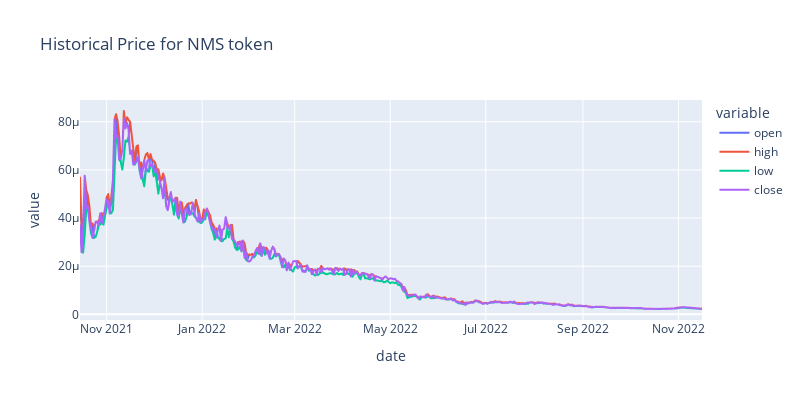

Notebook cell for this chart:
### Code cell
fig1 = px.line(nms_price_vlm_df, x='date', y=['open','high','low','close'],title="Historical Price for NMS token", height=400, width=800)
fig1.show()

### Figure 1 — Plotly figure (JSON) as saved in the notebook; plotly's stock layout.template omitted (floating-point values rounded to 4 significant figures; data arrays with more than 128 entries replaced by an {"elided": "..."} marker saying what was removed)
{"data": [{"hovertemplate": "variable=open<br>date=%{x}<br>value=%{y}<extra></extra>", "legendgroup": "open", "line": {"color": "#636efa", "dash": "solid"}, "mode": "lines", "name": "open", "showlegend": true, "type": "scattergl", "x": {"elided": "352 str values"}, "xaxis": "x", "y": {"elided": "352 float values"}, "yaxis": "y"}, {"hovertemplate": "variable=high<br>date=%{x}<br>value=%{y}<extra></extra>", "legendgroup": "high", "line": {"color": "#EF553B", "dash": "solid"}, "mode": "lines", "name": "high", "showlegend": true, "type": "scattergl", "x": {"elided": "352 str values"}, "xaxis": "x", "y": {"elided": "352 float values"}, "yaxis": "y"}, {"hovertemplate": "variable=low<br>date=%{x}<br>value=%{y}<extra></extra>", "legendgroup": "low", "line": {"color": "#00cc96", "dash": "solid"}, "mode": "lines", "name": "low", "showlegend": true, "type": "scattergl", "x": {"elided": "352 str values"}, "xaxis": "x", "y": {"elided": "352 float values"}, "yaxis": "y"}, {"hovertemplate": "variable=close<br>date=%{x}<br>value=%{y}<extra></extra>", "legendgroup": "close", "line": {"color": "#ab63fa", "dash": "solid"}, "mode": "lines", "name": "close", "showlegend": true, "type": "scattergl", "x": {"elided": "352 str values"}, "xaxis": "x", "y": {"elided": "352 float values"}, "yaxis": "y"}], "layout": {"height": 400, "legend": {"title": {"text": "variable"}, "tracegroupgap": 0}, "title": {"text": "Historical Price for NMS token"}, "width": 800, "xaxis": {"anchor": "y", "domain": [0, 1], "title": {"text": "date"}}, "yaxis": {"anchor": "x", "domain": [0, 1], "title": {"text": "value"}}}}
